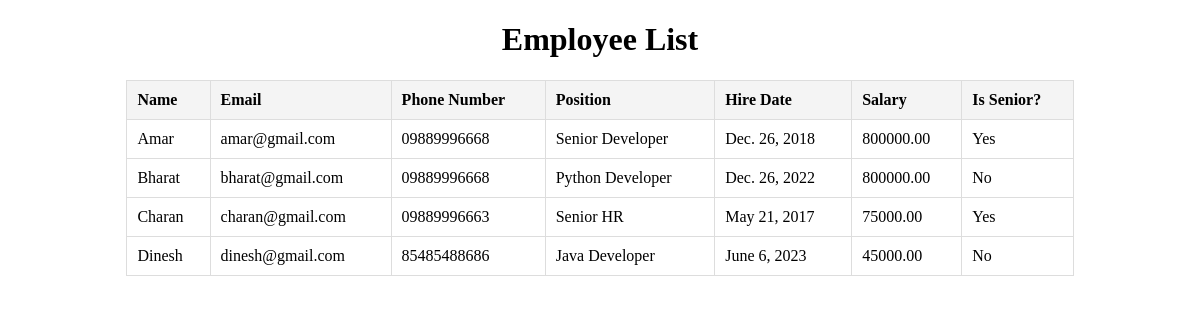
Screenshot of /people/employees/ with the database file from the repository.
### people/models.py (models this page shows, shortened)
class Person(models.Model):
    name = models.CharField(max_length=100)
    email = models.EmailField(unique=True)
    phone_number = models.CharField(max_length=15)
    date_of_birth = models.DateField()
    class Meta:
        abstract = True

class Employee(Person):
    employee_id = models.CharField(max_length=10, unique=True)
    position = models.CharField(max_length=100)
    hire_date = models.DateField()
    salary = models.DecimalField(max_digits=10, decimal_places=2)

### people/views.py (the view)
# urls.py: path('employees/', views.EmployeeProxyView.as_view(), name='employee_list'),
class EmployeeProxyView(ListView):
    model = EmployeeProxy
    template_name = 'people/employee_list.html'
    context_object_name = 'employees'

### people/models.py (called while the page is built)
    def is_senior(self):
        from datetime import date
        return (date.today() - self.hire_date).days > 5 * 365

### people/templates/people/employee_list.html (shortened to what this page needs)
<!DOCTYPE html>
<html lang="en">
<head>
</head>
<body>
    <h1 style="text-align: center;">Employee List</h1>
    <table>
        <thead>
            <tr>
                <th>Name</th>
                <th>Email</th>
                <th>Phone Number</th>
                <th>Position</th>
                <th>Hire Date</th>
                <th>Salary</th>
                <th>Is Senior?</th>
            </tr>
        </thead>
        <tbody>
            {% for employee in employees %}
            <tr>
                <td>{{ employee.name }}</td>
                <td>{{ employee.email }}</td>
                <td>{{ employee.phone_number }}</td>
                <td>{{ employee.position }}</td>
                <td>{{ employee.hire_date }}</td>
                <td>{{ employee.salary }}</td>
                <td>{% if employee.is_senior %}Yes{% else %}No{% endif %}</td>
            </tr>
            {% endfor %}
        </tbody>
    </table>
</body>
</html>

### people/templates/people/employee_list.html (style rules this page uses)
table { width: 80%; margin: 0 auto; border-collapse: collapse; }
th, td { padding: 10px; text-align: left; border: 1px solid #ddd; }
th { background-color: #f4f4f4; }

### rows the page displays
Employee: name "Amar", email "amar@gmail.com", phone_number "09889996668", position "Senior Developer", hire_date "Dec. 26, 2018", salary "800000.00", shows "Yes"
Employee: name "Bharat", email "bharat@gmail.com", phone_number "09889996668", position "Python Developer", hire_date "Dec. 26, 2022", salary "800000.00", shows "No"
Employee: name "Charan", email "charan@gmail.com", phone_number "09889996663", position "Senior HR", hire_date "May 21, 2017", salary "75000.00", shows "Yes"
Employee: name "Dinesh", email "dinesh@gmail.com", phone_number "85485488686", position "Java Developer", hire_date "June 6, 2023", salary "45000.00", shows "No"
